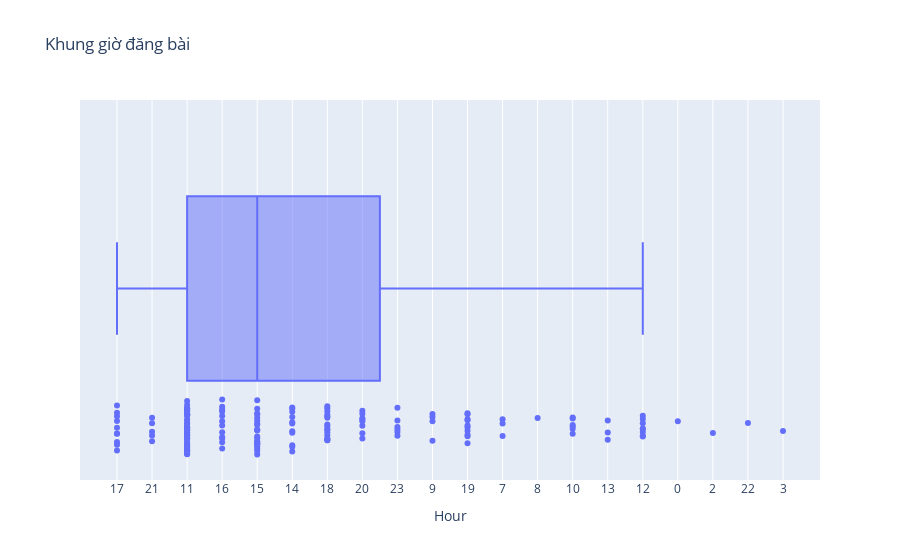

Notebook cell for this chart:
### Markdown cell above
Phân tích độ tương tác theo thời gian trong ngày

### Code cell
#Phân tích các khung giờ đăng post
import plotly.express as px

df['hour'] = df['time'].dt.hour
fig = px.box(df, x='hour', points="all", title='Khung giờ đăng bài', labels={'hour': 'Hour', 'value': 'Number of posts'})
fig.update_layout(xaxis=dict(type='category'))

fig.show()

### Figure 1 — Plotly figure (JSON) as saved in the notebook; plotly's stock layout.template omitted (floating-point values rounded to 4 significant figures; data arrays with more than 128 entries replaced by an {"elided": "..."} marker saying what was removed)
{"data": [{"alignmentgroup": "True", "boxpoints": "all", "hovertemplate": "Hour=%{x}<extra></extra>", "legendgroup": "", "marker": {"color": "#636efa"}, "name": "", "notched": false, "offsetgroup": "", "orientation": "h", "showlegend": false, "type": "box", "x": {"elided": "180 int values"}, "x0": " ", "xaxis": "x", "y0": " ", "yaxis": "y"}], "layout": {"boxmode": "group", "legend": {"tracegroupgap": 0}, "title": {"text": "Khung giờ đăng bài"}, "xaxis": {"anchor": "y", "domain": [0, 1], "title": {"text": "Hour"}, "type": "category"}, "yaxis": {"anchor": "x", "domain": [0, 1]}}}
